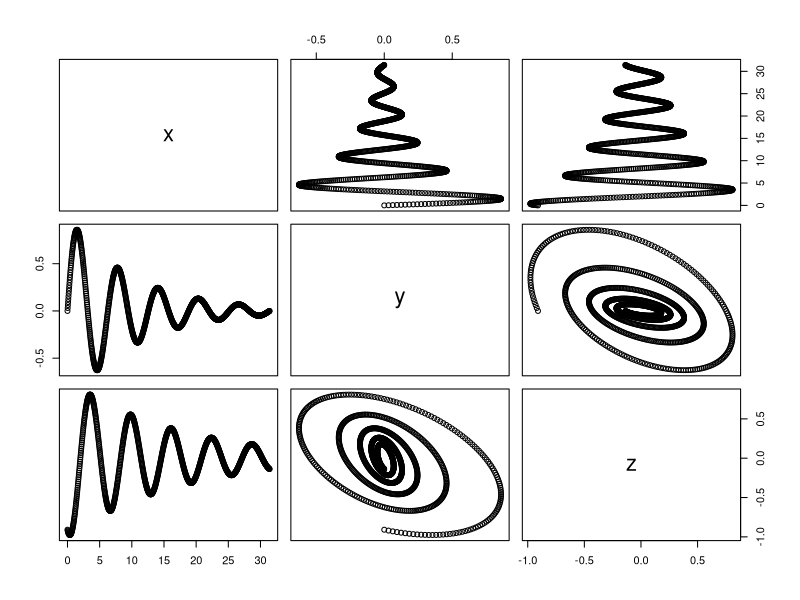

Write the R code that produced this figure.
## Robin
# Create some imaginary data and plot
x = seq(0, 10 * pi, length.out = 1000)
y = sin(x) * exp(-0.1 * x)
z = sin(x - 2) * exp(-0.06 * x)
plot(data.frame(x, y, z))

## Andy
# ... Add your lines here







# Person 3 ...
